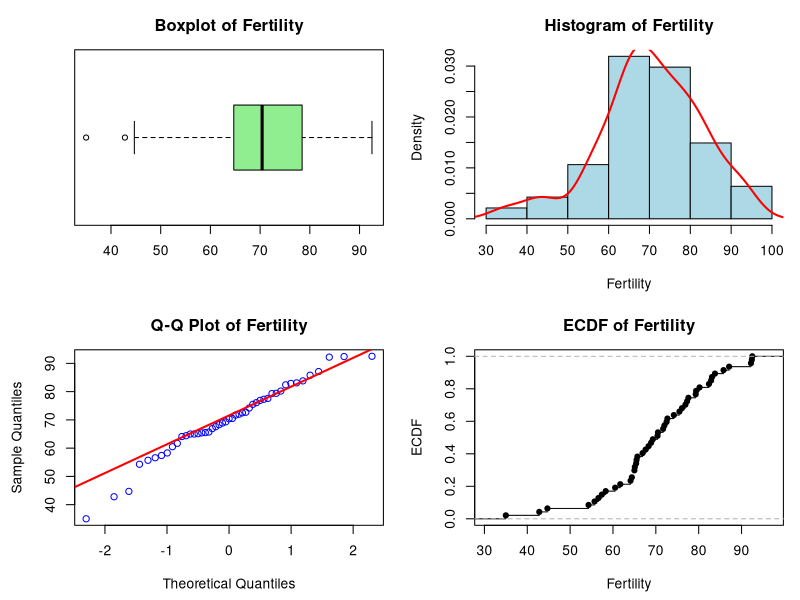
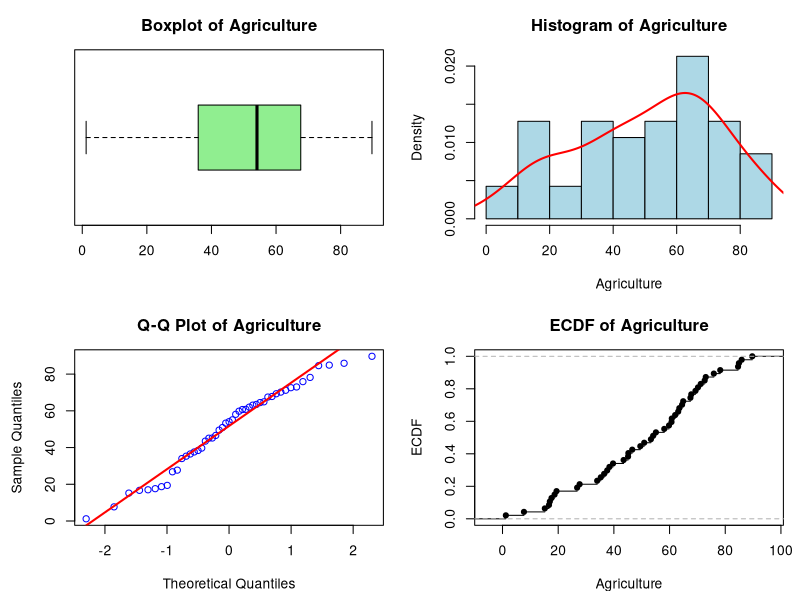
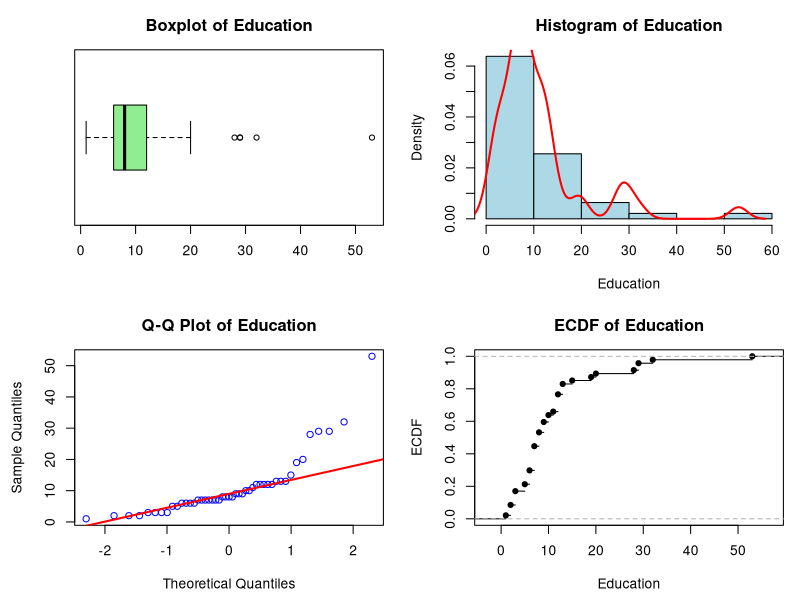
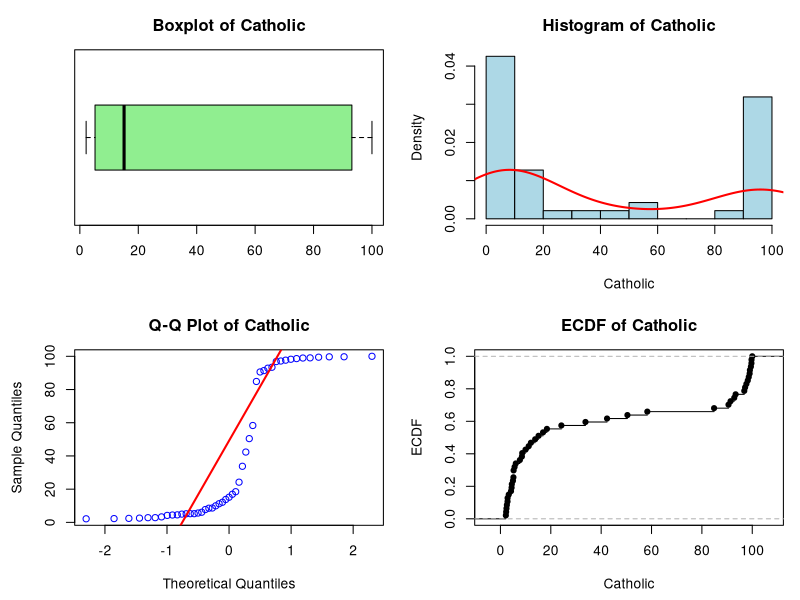
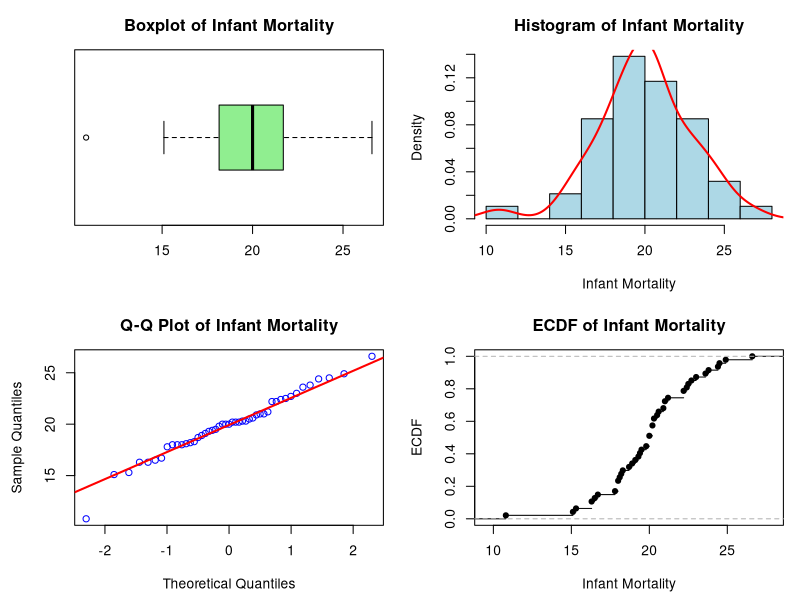
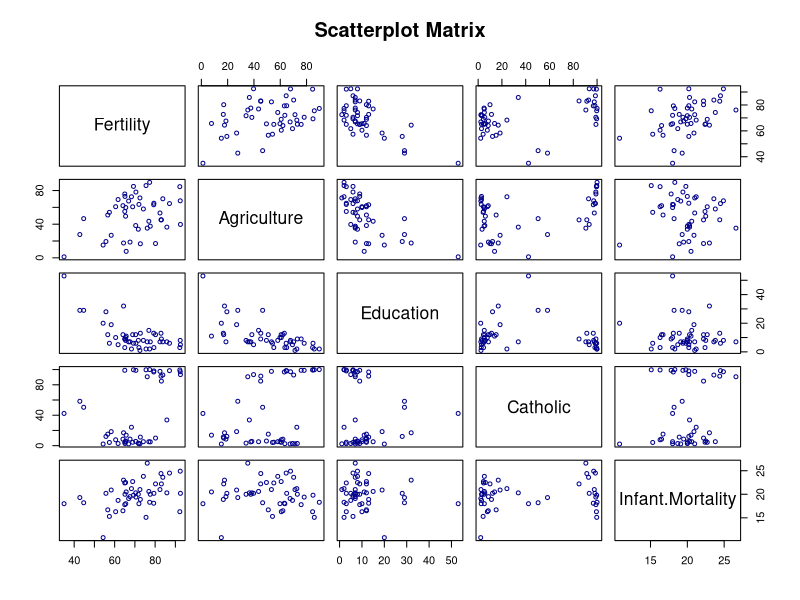
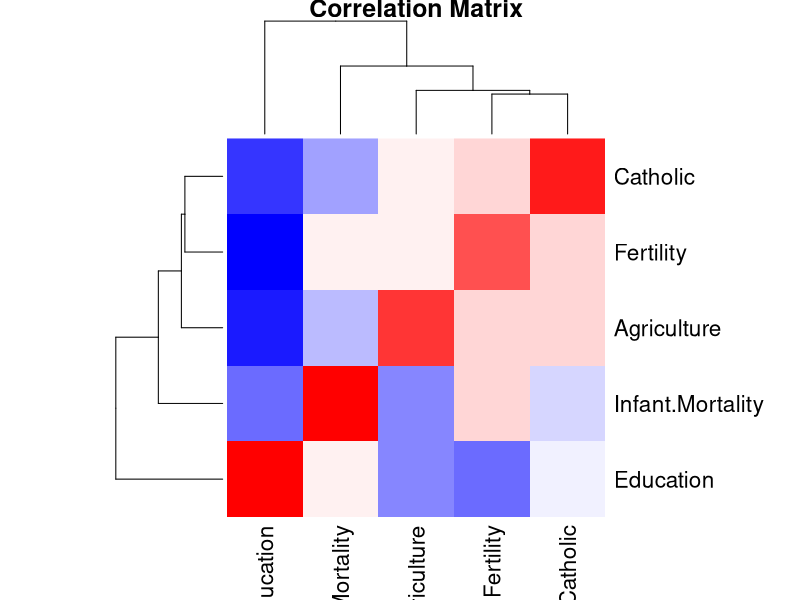
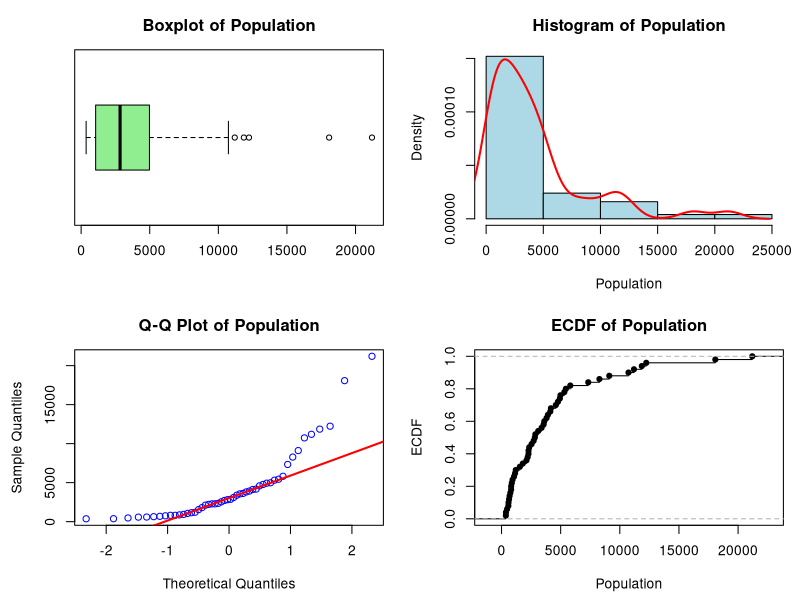

Write the R code that produced these figures, in order.
## ---- chunk 1
knitr::opts_chunk$set(echo = TRUE)
## ---- chunk 2
# Function for analysis of variables
variable_analysis <- function(vect) {
  result <- list(
    mean = mean(vect),
    median = median(vect),
    variance = var(vect),
    sd = sd(vect),
    IQR = IQR(vect),
    min = min(vect),
    max = max(vect),
    range = max(vect) - min(vect)
  )
  return(result)
}

# Just for nicer display in markdown 
# Execute this on a _result variable (output of variable_analysis(swiss$Fertility)) in a code block to get the  nice table in text)
print_nice <- function(result) {
  # put stats in tble
  table <- as.data.frame(t(as.data.frame(result)))
  colnames(table) <- "Value"  # value is 2nd column
  table <- round(table, 4)  
  
  # Print, left align and title
  knitr::kable(table, caption = "Summary Statistics", align = c("l", "r"))
}

## ---- chunk 3
# Function for 4 plots: box, histo, QQ, ECDF
plots_function <- function(input_vect, var_name = "default") {
  # mfrow sets 2x2 layout and mar sets plot margins
  par(mfrow = c(2, 2), mar = c(4.5, 4.5, 3, 1)) 
  
  #Boxplot
  boxplot(
    input_vect,
    main = paste("Boxplot of", var_name),
    col = "lightgreen",
    horizontal = TRUE 
  )
  
  # Histogram
  hist(
    input_vect,
    main = paste("Histogram of", var_name),
    xlab = var_name,
    col = "lightblue",
    freq = FALSE
  )
  lines(density(input_vect), col = "red", lwd = 2)  #density curve
  
  # Q-Q 
  qqnorm(
    input_vect,
    main = paste("Q-Q Plot of", var_name),
    col = "blue"
  )
  qqline(input_vect, col = "red", lwd = 2)  
  
  # ECDF
  plot(
    ecdf(input_vect),
    main = paste("ECDF of", var_name),
    xlab = var_name,
    ylab = "ECDF"
  )
  
  # Reset layout back to normal 1x1
  par(mfrow = c(1, 1))
}

## ---- chunk 4
# Function for outliers check using 1.5 × IQR 
calculate_outliers <- function(vect) {
  Q1 <- quantile(vect, 0.25)
  Q3 <- quantile(vect, 0.75)
  IQR <- Q3 - Q1
  result <- list(
    low_fence = Q1 - 1.5 * IQR,
    up_fence = Q3 + 1.5 * IQR
  )
  return(result)
}
  
## ---- chunk 5
# function for scatterplot matrix
scatter_matrix <- function(data, main_title = "Scatterplot Matrix", point_color = "darkblue", point_size = 0.8) {
  pairs(
    data,
    main = main_title,
    col = point_color,
    cex = point_size
  )
}
## ---- chunk 6
# Function for correlation matrix
cor_matrix <- function(data) {
  # Compute cor matrix
  result <- cor(data, use = "pairwise.complete.obs")
  # Print rounded matrix
  print(round(result, 2))
  
  # make heatmap with dendrogram/colors
  heatmap(
    result, 
    main = "Correlation Matrix", 
    col = colorRampPalette(c("blue", "white", "red"))(20)
  )
}
## ---- chunk 7
data(swiss)
head(swiss)
## ---- chunk 8

fertility_result <- variable_analysis(swiss$Fertility)
agriculture_result <- variable_analysis(swiss$Agriculture)
education_result <- variable_analysis(swiss$Education)
catholic_result <- variable_analysis(swiss$Catholic)
infant_result <- variable_analysis(swiss$Infant.Mortality)
## ---- chunk 9
print_nice(fertility_result)
## ---- chunk 10
# Call the function
plots_function(swiss$Fertility, var_name = "Fertility")
## ---- chunk 11
print_nice(agriculture_result)
## ---- chunk 12
plots_function(swiss$Agriculture, var_name = "Agriculture")
## ---- chunk 13
shapiro.test(swiss$Agriculture)
## ---- chunk 14
print_nice(education_result)
## ---- chunk 15
plots_function(swiss$Education, var_name = "Education")
## ---- chunk 16
print_nice(catholic_result)
## ---- chunk 17
plots_function(swiss$Catholic, var_name = "Catholic")
## ---- chunk 18
print_nice(infant_result)
## ---- chunk 19
plots_function(swiss$Infant.Mortality, var_name = "Infant Mortality")
## ---- chunk 20
infant_outliers <- calculate_outliers(swiss$Infant.Mortality)
infant_outliers
## ---- chunk 21
# Selecting variables (making a subset of those that we're interested in)
swiss_subset <- swiss[, c("Fertility", "Agriculture", "Education", "Catholic", "Infant.Mortality")]

# Scatterplot matrix
scatter_matrix(swiss_subset)
## ---- chunk 22
cor_matrix(swiss_subset)
## ---- chunk 23
state.x77_dataframe <- as.data.frame(state.x77)
head(state.x77_dataframe, 7)
## ---- chunk 24
pop_result <- variable_analysis(state.x77_dataframe$Population)
inc_result <- variable_analysis(state.x77_dataframe$Income)
illi_result <- variable_analysis(state.x77_dataframe$Illiteracy)
life_exp_result <- variable_analysis(state.x77_dataframe$`Life Exp`)
murder_result <- variable_analysis(state.x77_dataframe$Murder)
hs_grad_result <- variable_analysis(state.x77_dataframe$`HS Grad`)
frost_result <- variable_analysis(state.x77_dataframe$Frost)
## ---- chunk 25
print_nice(pop_result)
## ---- chunk 26
plots_function(state.x77_dataframe$Population, var_name = "Population")
## ---- chunk 27
print_nice(inc_result)
## ---- chunk 28
plots_function(state.x77_dataframe$Income, var_name = "Income")
## ---- chunk 29
print_nice(illi_result)
## ---- chunk 30
plots_function(state.x77_dataframe$Illiteracy, var_name = "Illiteracy")
## ---- chunk 31
print_nice(life_exp_result)
## ---- chunk 32
plots_function(state.x77_dataframe$`Life Exp`, var_name = "Life Exp")
## ---- chunk 33
print_nice(murder_result)
## ---- chunk 34
plots_function(state.x77_dataframe$Murder, var_name = "Murder")
## ---- chunk 35
print_nice(hs_grad_result)
## ---- chunk 36
plots_function(state.x77_dataframe$`HS Grad`, var_name = "HS Grad")
## ---- chunk 37
print_nice(frost_result)
## ---- chunk 38
plots_function(state.x77_dataframe$Frost, var_name = "Frost")
## ---- chunk 39
usa_subset <- state.x77[, c("Population", "Income", "Illiteracy", "Life Exp", 
                            "Murder", "HS Grad", "Frost")]
# Scatterplot matrix
scatter_matrix(usa_subset)
## ---- chunk 40
cor_matrix(usa_subset)
## ---- chunk 41
LakeHuron <- LakeHuron
## ---- chunk 42
# To analyze just the lake levels we convert them to a numeric vector
# LakeHuron is a ts object in R
lake_levels <- as.numeric(LakeHuron)

levels_result <- variable_analysis(lake_levels)
print_nice(levels_result)
## ---- chunk 43
plots_function(lake_levels, var_name = "Lake Levels (no time)")
## ---- chunk 44
plot(LakeHuron, main = "Lake Huron Water Levels (1875–1972)",
     xlab = "Year", ylab = "Water Level", col = "blue", type = "l", xaxt = "n")
axis(1, at = seq(1875, 1975, by = 5), labels = seq(1875, 1975, by = 5))

# Min and max values
points(time(LakeHuron)[which.min(LakeHuron)], levels_result$min, col = "red", pch = 19)
points(time(LakeHuron)[which.max(LakeHuron)], levels_result$max, col = "red", pch = 19)

## ---- chunk 45
str(Titanic)
summary(Titanic)
mosaicplot(Titanic, main ="Survival on the Titanic", color = TRUE)
apply(Titanic, c(1,2,3,4), sum)
## ---- chunk 46

# Titanic-Datensatz als Tabelle verwenden
titanic <- as.table(Titanic)

layout(matrix(1:4, ncol = 2))
# 1. Einfluss von Alter auf Überleben
apply(titanic, c(3, 4), sum)
mosaicplot(~ Age + Survived, titanic, color = TRUE, main = "Age vs Survived")

# 2. Einfluss von Geschlecht auf Überleben
apply(titanic, c(2, 4), sum)
mosaicplot(~ Sex + Survived, titanic, color = TRUE, main = "Sex vs Survived")

# 3. Einfluss von Klasse auf Überleben
apply(titanic, c(1, 4), sum)
mosaicplot(~ Class + Survived, titanic, color = TRUE, main = "Class vs Survived")

# 4. Einfluss von Klasse, Geschlecht und Überleben
apply(titanic, c(1, 2, 4), sum)
mosaicplot(~ Class + Survived + Sex, titanic, color = TRUE, main = "Class, Sex vs Survived")

layout(1)

# 4. Einfluss von Alter, Klasse und Überleben
apply(titanic, c(1, 2, 4), sum)
mosaicplot(~ Class + Survived + Age, titanic, color = TRUE, main = "Age, Class vs Survived")
